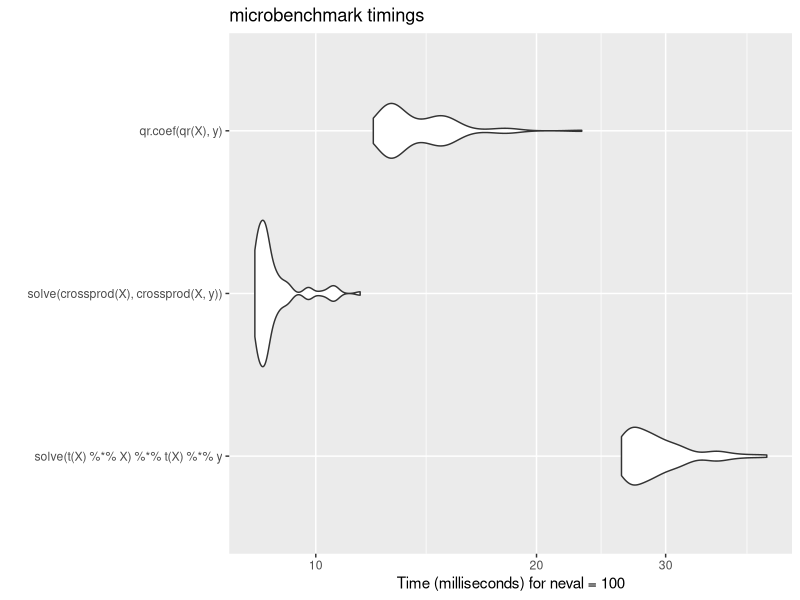
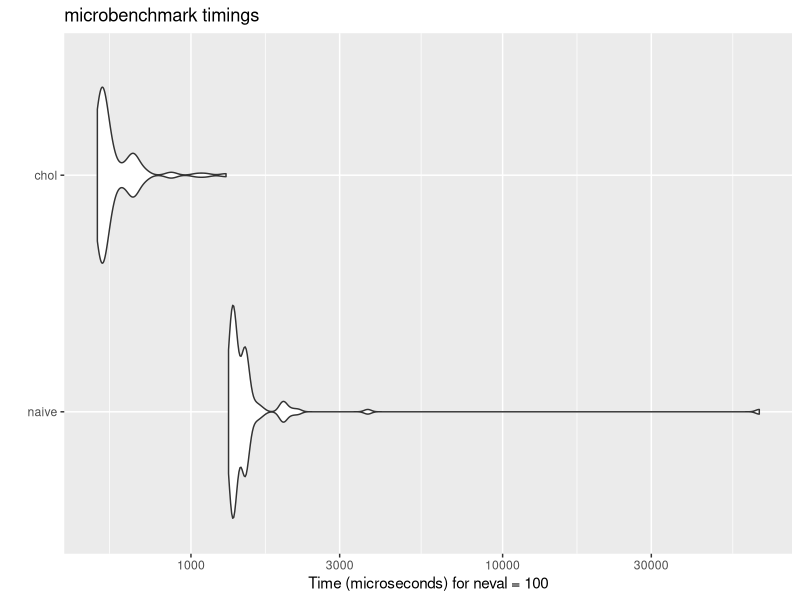
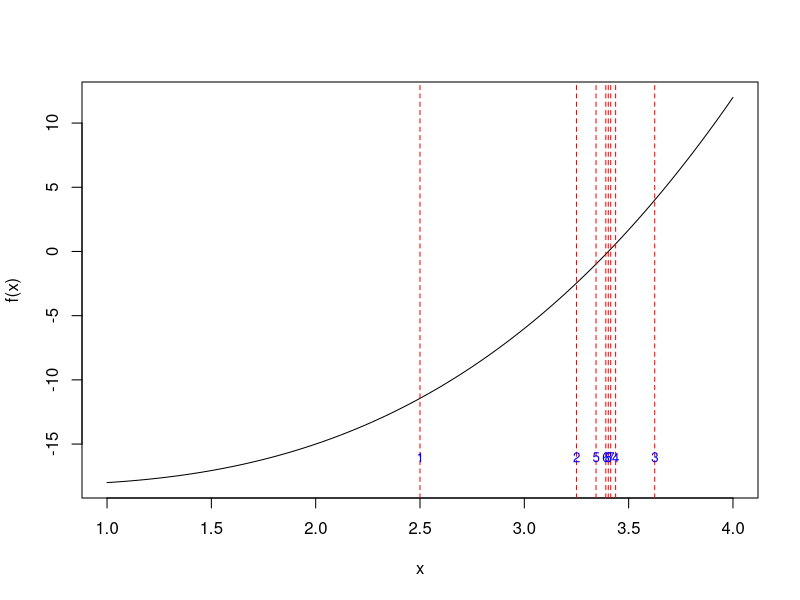
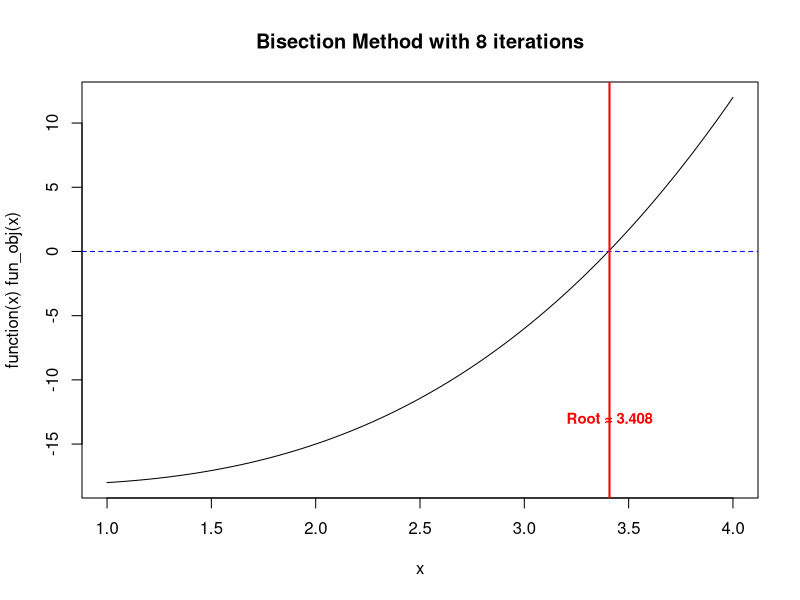
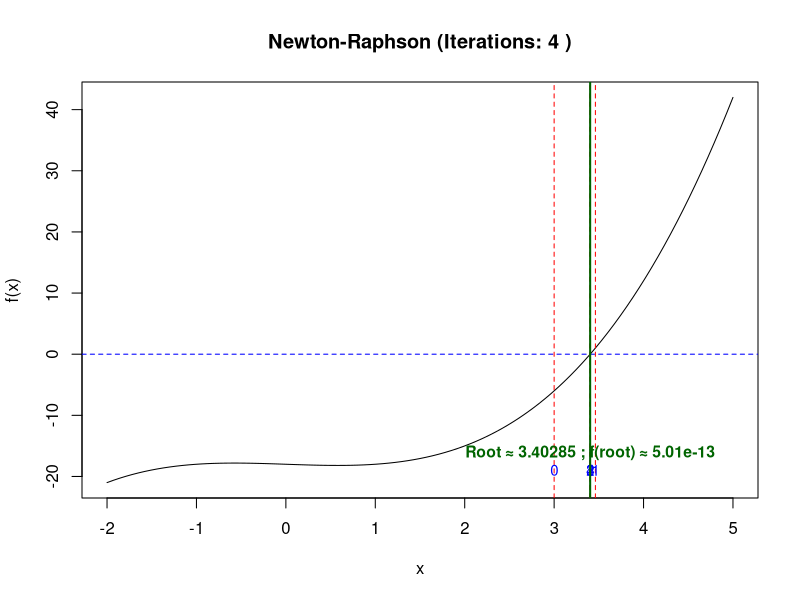
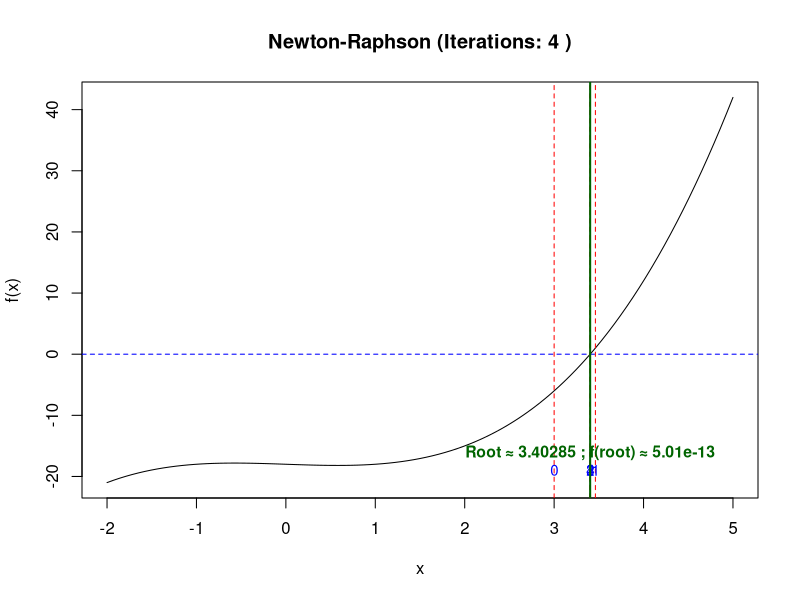

R code for these plots, in order:
## ---- chunk 1
A <- matrix(
  c(1, 2, 3,
    4, 5, 6,
    7, 8, 9),
  nrow = 3, ncol = 3, byrow = TRUE)
B <- A
B[3, 3] <- B[3, 3] + 1E-5

qr(A)$rank
qr(B)$rank
## ---- chunk 2
set.seed(7777)
N <- 3000
K <- 100
y <- rnorm(N)
X <- matrix(rnorm(N * K), N, K)
W <- cbind(X, X[, 1] + rnorm(N, sd = 1E-15))
## ---- chunk 3
Qw <- qr(W)
str(Qw)
## ---- chunk 4
betahat <- qr.coef(Qw, y)
head(betahat, 3)
tail(betahat, 3)
## ---- chunk 5
library(ggplot2)
library(microbenchmark)
m <- microbenchmark(solve(t(X) %*% X) %*% t(X) %*% y,
                    solve(crossprod(X), crossprod(X, y)),
                    qr.coef(qr(X), y))
autoplot(m)
## ---- chunk 6
set.seed(2025-09-03)

# Generate data
z <- matrix(rnorm(200 * 100), 200, 100)
S <- cov(z)

# Naive quadratic form
quad.naive <- function(z, S) {
  Sinv <- solve(S)
  rowSums((z %*% Sinv) * z)
}

library(dplyr)
quad.naive(z, S) %>% summary()
## ---- chunk 7
quad.chol <- function(z, S) {
  R <- chol(S)
  v <- backsolve(R, t(z), transpose = TRUE)
  colSums(v * v)
}

quad.chol(z, S) %>% summary()
## ---- chunk 8
library(microbenchmark)
library(ggplot2)
m2 <- microbenchmark(
  naive = quad.naive(z, S),
  chol  = quad.chol(z, S)
)
autoplot(m2)
## ---- chunk 9
a <- 1
b <- 4
curve(0.5*x^3 - 0.5*x - 18, from = a, to = b, xlab = "x", ylab = "f(x)")
fun_obj <- function(x) 0.5*x^3 - 0.5*x - 18

my_bisec <- function(fun_obj, a, b, tol = 1E-2, ind_draw = FALSE) {
  if (fun_obj(a) * fun_obj(b) > 0) {
    stop("f(a) and f(b) must have opposite signs!")
  }
  iter <- 0
  while ((b - a) / 2 > tol) {
    c <- (a + b) / 2
    
    if (ind_draw == TRUE) {
    # Draw vertical line
    abline(v = c, col = "red", lty = 2)
    # Label the iteration above the x-axis
    text(c, par("usr")[3] + 2, labels = iter + 1, col = "blue", pos = 3, cex = 0.8)
    }

    
    if (fun_obj(c) == 0) {
      return(c)
    } else if (fun_obj(a) * fun_obj(c) < 0) {
      b <- c
    } else {
      a <- c
    }
    iter <- iter + 1
  }
  val_x <- (a + b) / 2
  val_fx <- fun_obj(val_x)
  return(list(root = val_x, f_root = val_fx, iter = iter))
}

# Run it
res_plot <- my_bisec(fun_obj, a, b, ind_draw = TRUE)
res_plot


res <- my_bisec(fun_obj, a, b)
plot(function(x) fun_obj(x), from = a, to = b)
abline(h = 0, col = "blue", lty = 2)
title(main = paste0("Bisection Method with ", res$iter, " iterations"))
abline(v = res$root, col = "red", lwd = 2)
text(res$root, par("usr")[3] + 5, 
     labels = paste0("Root ≈ ", round(res$root, 3)), 
     col = "red", pos = 3, cex = 0.9, font = 2)
## ---- chunk 10
## Function and derivative
f  <- function(x) 0.5*x^3 - 0.5*x - 18
df <- function(x) 1.5*x^2 - 0.5

## Newton–Raphson with iterate tracking
newton_raphson <- function(f, df, x0, tol = 1e-5, 
                           maxit = 100, eps = 1e-5) {
  x <- x0
  xs <- x0      # store iterates (x0, x1, x2, ...)
  for (k in 1:maxit) {
    fx  <- f(x)
    dfx <- df(x)
    x_new <- x - fx/dfx
    xs <- c(xs, x_new)
    if (abs(x_new - x) < tol || abs(fx) < tol) {
      return(list(root = x_new, iter = k, path = xs))
    }
    x <- x_new
  }
  list(root = x, iter = maxit, path = xs)
}

## Starting point
## ---- chunk 11
x0 <- 3
res <- newton_raphson(f, df, x0)
## ---- chunk 12
x0 <- 3
res <- newton_raphson(f, df, x0)
## Plot range that shows the iterates and root
a <- -2; b <- 5
plot(function(x) f(x), from = a, to = b, 
     xlab = "x", ylab = "f(x)",
     main = paste("Newton-Raphson (Iterations:", res$iter, ")"))
abline(h = 0, col = "blue", lty = 2)

## Draw vertical lines for each iterate with labels 0,1,2,...
for (i in seq_along(res$path)) {
  xi <- res$path[i]
  abline(v = xi, col = "red", lty = 2)
  text(xi, par("usr")[3] + 2, labels = i - 1, col = "blue", pos = 3, cex = 0.9)
}

## Final root marker + label
abline(v = res$root, col = "darkgreen", lwd = 2)
text(res$root, par("usr")[3] + 5,
     labels = paste0("Root ≈ ", round(res$root, 5),
                     " ; f(root) ≈ ", signif(f(res$root), 3)),
     col = "darkgreen", pos = 3, cex = 0.95, font = 2)

res
## ---- chunk 13
a <- -2; b <- 5
plot(function(x) f(x), from = a, to = b, 
     xlab = "x", ylab = "f(x)",
     main = paste("Newton-Raphson (Iterations:", res$iter, ")"))
abline(h = 0, col = "blue", lty = 2)

## Draw vertical lines for each iterate with labels 0,1,2,...
for (i in seq_along(res$path)) {
  xi <- res$path[i]
  abline(v = xi, col = "red", lty = 2)
  text(xi, par("usr")[3] + 2, labels = i - 1, col = "blue", pos = 3, cex = 0.9)
}

## Final root marker + label
abline(v = res$root, col = "darkgreen", lwd = 2)
text(res$root, par("usr")[3] + 5,
     labels = paste0("Root ≈ ", round(res$root, 5),
                     " ; f(root) ≈ ", signif(f(res$root), 3)),
     col = "darkgreen", pos = 3, cex = 0.95, font = 2)

res
